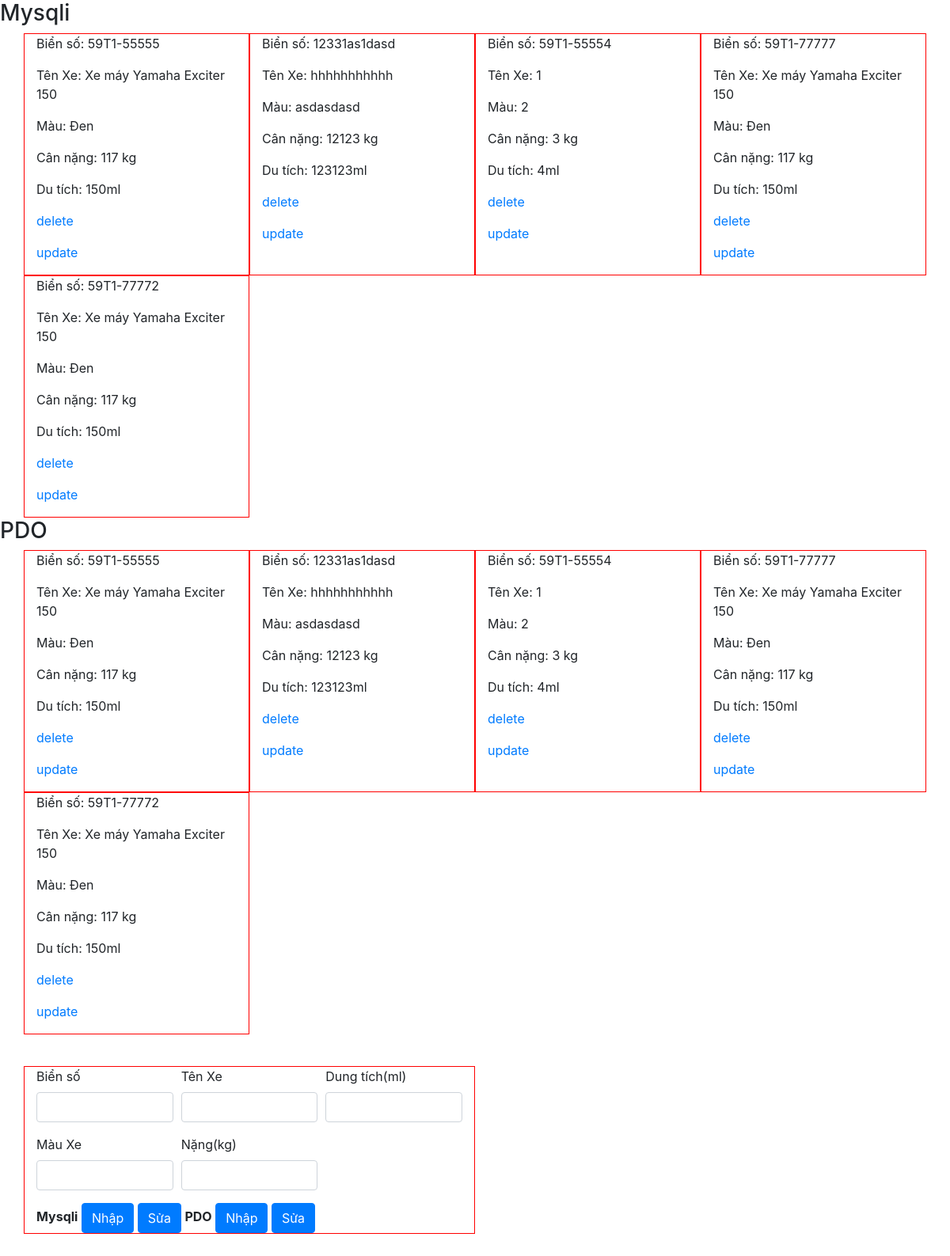
Page /tailieuweb/test.php on the committed database.
### tables this page shows
CREATE TABLE `motos` (
  `moto_id` varchar(55) NOT NULL,
  `moto_name` varchar(255) DEFAULT NULL,
  `moto_color` varchar(255) DEFAULT NULL,
  `moto_weight` int(255) DEFAULT NULL,
  `moto_size` int(55) DEFAULT NULL
);

### tailieuweb/public/db/mysqli.php (called while the page is built, shortened)
<?php
Class mysqli_db {
	public static $conn;
	public function __construct() {
		self::$conn = new mysqli(DB_HOST, DB_USER, DB_PASS, DB_NAME);
		self::$conn->set_charset('utf8');
	}
	public function getData($obj) {
		$arr = array();
		while ($row = $obj->fetch_assoc()) {
			$arr[] = $row;
		}
		return $arr;
	}
	public function getDataMotos()
	{
		$data = self::$conn->prepare('SELECT * FROM `motos`');
		$data->execute();
		$result = $data->get_result();
		return $this->getData($result);
	}
}

### tailieuweb/public/db/pdo.php (called while the page is built, shortened)
<?php
Class pdo_db {
	public static $conn;
	public function __construct() {
		self::$conn = new PDO("mysql:host=".DB_HOST.";dbname=".DB_NAME, DB_USER, DB_PASS);
		self::$conn->setAttribute(PDO::ATTR_ERRMODE, PDO::ERRMODE_EXCEPTION);
		self::$conn->exec("set names utf8");
	}
	public function getDataMotos()
	{
		$data = self::$conn->prepare('SELECT * FROM `motos`');
		$data->execute();
		return $data->fetchAll(PDO::FETCH_ASSOC);
	}
}

### tailieuweb/test.php (the view, shortened to what this page needs)
<?php
require_once('public/db/mysqli.php');
$db = new mysqli_db;
$mysqli_data = $db->getDataMotos();
require_once('public/db/pdo.php');
$db_dpo = new pdo_db();
$dpo_data = $db_dpo->getDataMotos();
?>
<!doctype html>
<html lang="en">
<head>
<link rel="stylesheet" href="public/css/bootstrap.min.css">
</head>
<body>
  <h3>Mysqli</h3>
  <div class="container">
    <div class="row all-item">
      <?php foreach ($mysqli_data as $key => $value): ?>
        <div class="col-md-3 item-moto">
          <p>Biển số: <span><?php echo $value['moto_id']; ?></span> </p>
          <p>Tên Xe: <span><?php echo $value['moto_name']; ?></span></p>
          <p>Màu: <span><?php echo $value['moto_color']; ?></span></p>
          <p>Cân nặng: <span><?php echo $value['moto_weight']; ?></span> kg</p>
          <p>Du tích: <span><?php echo $value['moto_size']; ?></span>ml</p>
           <p><a href="" onclick="deleteMoto('<?php echo $value['moto_id']; ?>'); return false;">delete</a></p>
          <p><a href="" onclick="getUpdate('<?php echo $value['moto_name']; ?>', '<?php echo $value['moto_color']; ?>', <?php echo $value['moto_weight']; ?>, <?php echo $value['moto_size']; ?>, '<?php echo $value['moto_id']; ?>'); return false;">update</a></p>
        </div>
      <?php endforeach ?>
    </div>
  </div>
  <h3>PDO</h3>
  <div class="container">
    <div class="row all-item">
      <?php foreach ($dpo_data as $key => $value): ?>
        <div class="col-md-3 item-moto">
          <p>Biển số: <span><?php echo $value['moto_id']; ?></span> </p>
          <p>Tên Xe: <span><?php echo $value['moto_name']; ?></span></p>
          <p>Màu: <span><?php echo $value['moto_color']; ?></span></p>
          <p>Cân nặng: <span><?php echo $value['moto_weight']; ?></span> kg</p>
          <p>Du tích: <span><?php echo $value['moto_size']; ?></span>ml</p>
          <p><a href="" onclick="deleteMoto('<?php echo $value['moto_id']; ?>'); return false;">delete</a></p>
          <p><a href="" onclick="getUpdate('<?php echo $value['moto_name']; ?>', '<?php echo $value['moto_color']; ?>', <?php echo $value['moto_weight']; ?>, <?php echo $value['moto_size']; ?>, '<?php echo $value['moto_id']; ?>'); return false;">update</a></p>
        </div>
      <?php endforeach ?>
    </div>
  </div>
  <div class="container form-tee">
    <div class="row">
      <div class="col-md-6 form-i">
        <form id="form-mysqli" method="post">
          <div class="form-row">
            <div class="form-group col-md-4">
              <label>Biển số</label>
              <input type="text" id="moto_id" class="form-control">
            </div>
            <div class="form-group col-md-4">
              <label>Tên Xe</label>
              <input type="text" id="moto_name" class="form-control">
            </div>
            <div class="form-group col-md-4">
              <label>Dung tích(ml)</label>
              <input type="text" id="moto_size" class="form-control">
            </div>
          </div>
          <div class="form-row">
            <div class="form-group col-md-4">
              <label>Màu Xe</label>
              <input type="text" id="moto_color" class="form-control">
            </div>
            <div class="form-group col-md-4">
              <label>Nặng(kg)</label>
              <input type="text" id="moto_weight" class="form-control">
            </div>
          </div>
          <span><b>Mysqli</b></span>
          <button type="submit" id="btn-insert-mysqli" class="btn btn-primary">Nhập</button>
          <button type="submit" id="btn-update-mysqli" class="btn btn-primary">Sửa</button>
          <span><b>PDO</b></span>
          <button type="submit" id="btn-insert-pdo" class="btn btn-primary">Nhập</button>
          <button type="submit" id="btn-update-pdo" class="btn btn-primary">Sửa</button>
        </form>
      </div>
    </div>
  </div>
</body>
</html>

### tailieuweb/test.php (style rules this page uses)
.item-moto { border: 1px solid red; }
.form-tee { margin-top: 40px; margin-bottom: 50px; }
.form-i { border: 1px solid red; }

### rows in the picture
motos: moto_id "59T1-55555", moto_name "Xe máy Yamaha Exciter 150", moto_color "Đen", moto_weight "117", moto_size "150"
motos: moto_id "12331as1dasd", moto_name "hhhhhhhhhhh", moto_color "asdasdasd", moto_weight "12123", moto_size "123123"
motos: moto_id "59T1-55554", moto_name "1", moto_color "2", moto_weight "3", moto_size "4"
motos: moto_id "59T1-77777", moto_name "Xe máy Yamaha Exciter 150", moto_color "Đen", moto_weight "117", moto_size "150"
motos: moto_id "59T1-77772", moto_name "Xe máy Yamaha Exciter 150", moto_color "Đen", moto_weight "117", moto_size "150"
